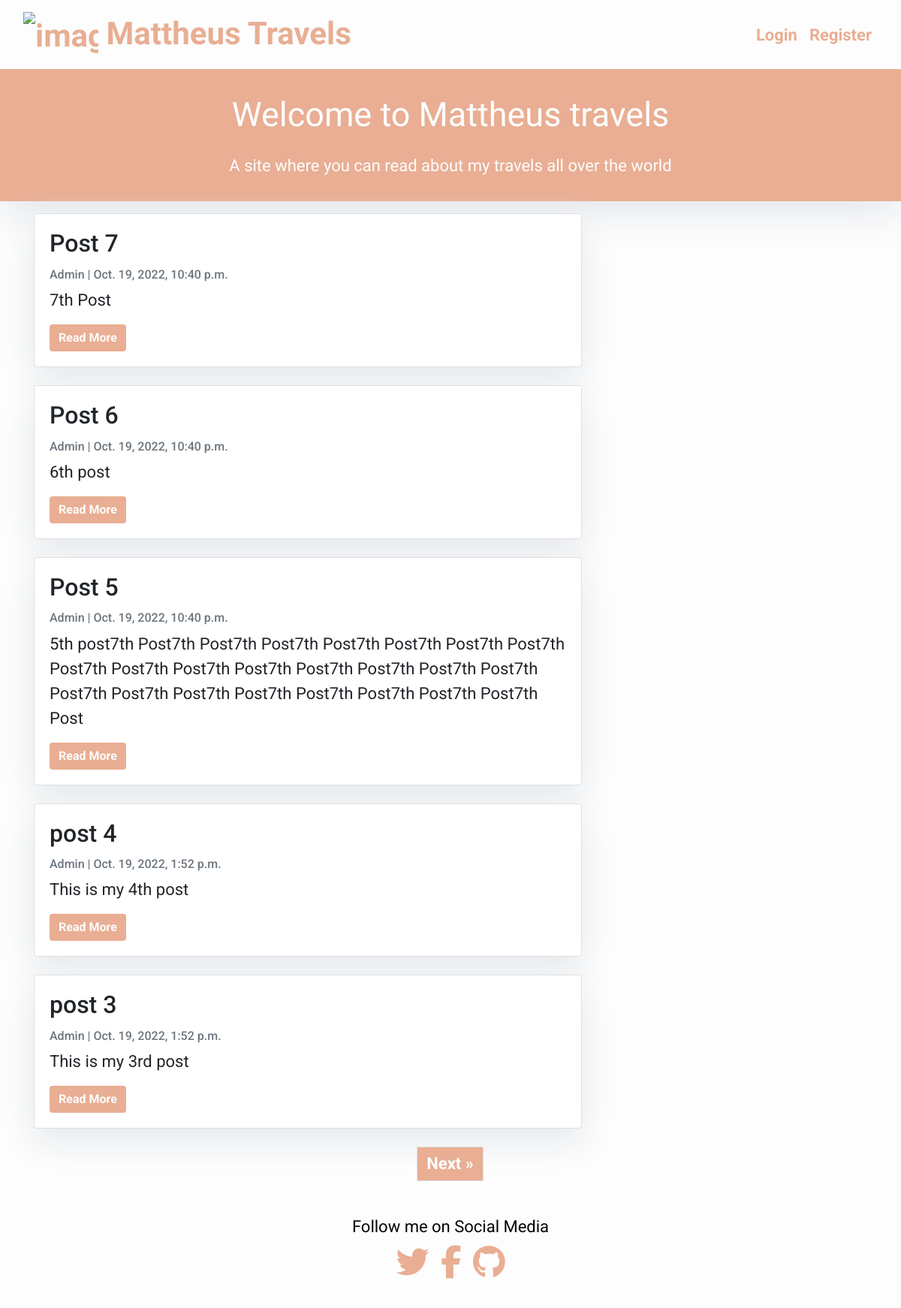
The app's page /, older data.
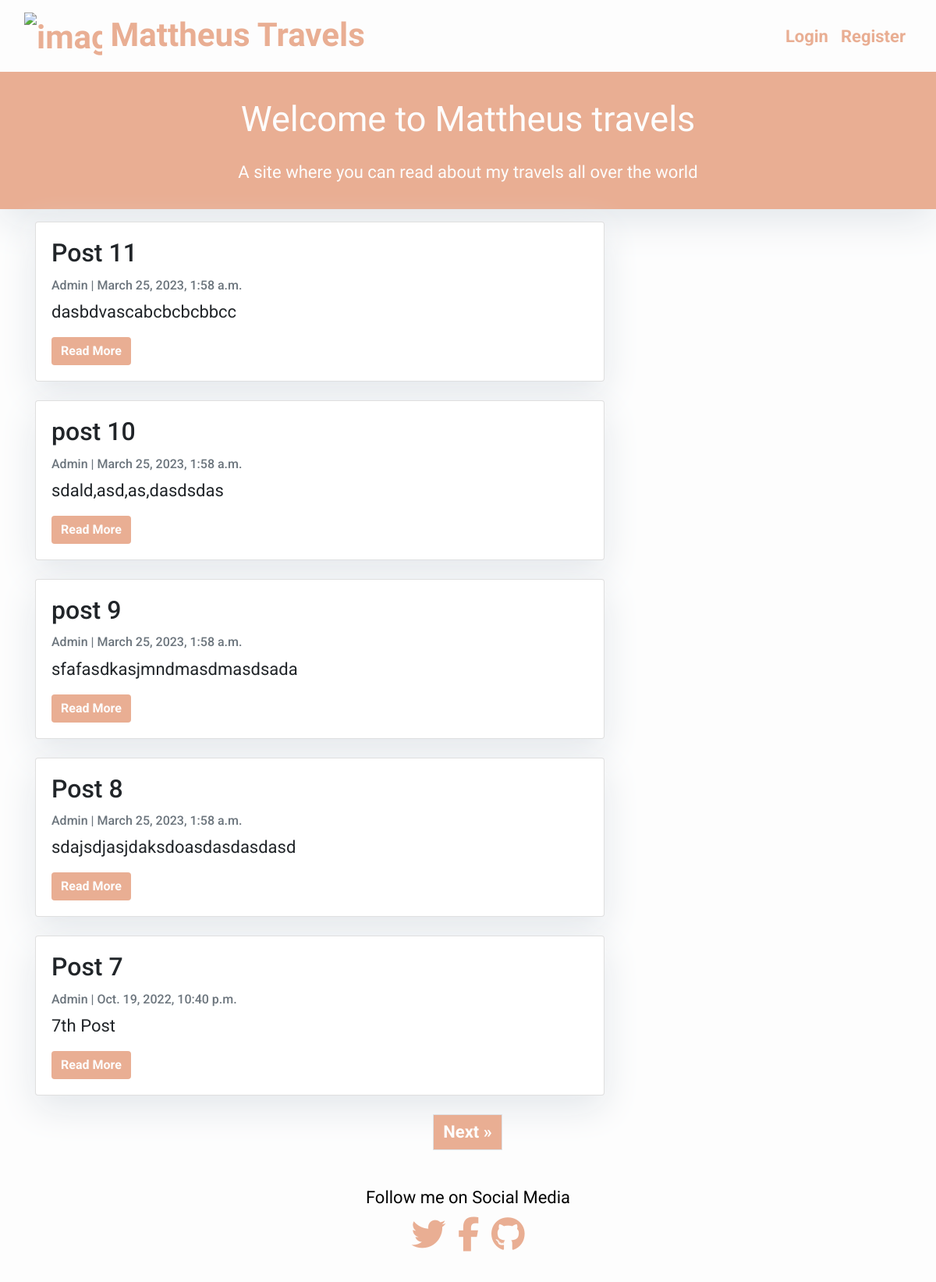
The same page, newer data.
### blog/models.py (models this page shows, shortened)
class Post(models.Model):
    title = models.CharField(max_length=200, unique=True)
    slug = models.SlugField(max_length=200, unique=True)
    author = models.ForeignKey(User, on_delete=models.CASCADE, related_name='blog_posts')
    updated_on = models.DateTimeField(auto_now=True)
    content = models.TextField()
    created_on = models.DateTimeField(auto_now_add=True)
    status = models.IntegerField(choices=STATUS, default=0)
    class Meta:
        ordering = ['-created_on']

### blog/views.py (the view)
# urls.py: path('', views.PostList.as_view(), name='home'),
class PostList(generic.ListView):
    queryset = Post.objects.filter(status=1).order_by('-created_on')
    template_name = 'index.html'

### templates/index.html (shortened to what this page needs)
{% extends "base.html" %}
{% load static %}
{% load crispy_forms_tags %}
{% block content %}
<header class="masthead">
    <div class="container-masthead">
        <div class="row">
            <div class=" col-md-8 col-md-10 mx-auto">
                <div class="site-heading">
                    <h3 class="heading-text my-4 mt-3"> Welcome to Mattheus travels</h3>
                    <p class="heading-text-alt">A site where you can read about my travels all over the world</p>
                </div>
            </div>
        </div>
    </div>
</header>
<div class="container">
    <div class="row">
        <div class="col-md-8 mt-3 left">
            {% for post in post_list %}
            <div class="card mb-4">
                <div class="card-body">
                    <h2 class="card-title">{{ post.title }}</h2>
                    <p class="card-text text-muted h6">{{ post.author }} | {{ post.created_on}} </p>
                    <p class="card-text">{{post.content|slice:":200" }}</p>
                    <a href="{% url 'post_detail' post.slug  %}" class="btn btn-primary">Read More</a>
                </div>
            </div>
            {% endfor %}
        </div>
    </div>
</div>
{% if is_paginated %}
  <ul class="pagination justify-content-center">
    {% if page_obj.has_next %}
    <li><a href="?page={{ page_obj.next_page_number }}" class="page-link"> Next &raquo;</a></li>
    {% endif %}
  </ul>
{% endif %}
{%endblock%}

### templates/base.html (shortened to what this page needs)
{% load static %}
<!DOCTYPE html>
<html>
    <head>
        <link rel="stylesheet" href="https://maxcdn.bootstrapcdn.com/bootstrap/4.0.0/css/bootstrap.min.css">
        <link rel="stylesheet" type="text/css" media="screen" href="{% static 'css/style.css' %}">
    </head>
    <body>
        <nav class="navbar navbar-expand-lg" id="mainNav">
            <div class="container-fluid">
                <a class="navbar-brand" href="{% url 'home' %}"> <img alt="image of earth with a hot air baloon"
                    class="travel-icon"
                    src="https://res.cloudinary.com/dsa3o1dbv/image/upload/v1679577195/Mattheus_Travels-removebg-preview_rpzw86.png">
                    Mattheus Travels
                </a>
                <div class="collapse navbar-collapse" id="navbarResponsive">
                    <ul class="navbar-nav ml-auto">
                        {% if request.user.is_authenticated %}
                        <div class="dropdown show">
                            <a class="btn btn-secondary dropdown-toggle" href="#" role="button" id="dropdownMenuLink" data-toggle="dropdown" aria-haspopup="true" aria-expanded="false">
                                Welcome {{request.user.username}}!
                            </a>
                            <div class="dropdown-menu" aria-labelledby="dropdownMenuLink">
                                <a class="nav-link text-black font-weight-bold" href="{% url 'profile' %}">Profile</a>
                                <a class="nav-link text-black font-weight-bold" href="{% url 'password-change' %}">Change Password</a>
                                <a class="nav-link text-black font-weight-bold" href="{% url 'logout' %}">Logout</a>
                            </div>
                          </div>
                        {% else %}
                          <li class="nav-item text-black">
                            <a class="nav-link text-black font-weight-bold" href="{% url 'login' %}">Login</a>
                        </li>
                        <li class="nav-item text-black">
                            <a class="nav-link text-black font-weight-bold" href="{% url 'register' %}">Register</a>
                        </li>
                          {% endif %}
                    </ul>
                </div>
            </div>
        </nav>
        {% block content %}
        {% endblock content %}
        <footer class="text-center mb-4 mt-4">
            <div class="container px-2 px-lg-5 ">Follow me on Social Media</div>
            <div class="footer-social">
                <a href="https://twitter.com/?lang=en" class="me-4 text-reset" target="_blank" rel="noopener"
                    aria-label="Twitter"><i class="fab fa-twitter fa-2xl"></i></a>
                <a href="https://facebook.com/" class="me-4 text-reset" target="_blank" rel="noopener"
                    aria-label="Facebook"><i class="fab fa-facebook-f fa-2xl"></i></a>
                <a href="https://github.com/MattheusKasa/My-Django-Blog" class="me-4 text-reset" target="_blank"
                    rel="noopener" aria-label="GitHub"><i class="fab fa-github fa-2xl"></i></a>
            </div>
        </footer>
    </body>
</html>

### static/css/style.css (style rules this page uses)
body { font-family: "Roboto", sans-serif; font-size: 22px; background-color: #fdfdfd; min-height: 100vh; }
footer { color: #040404; background-color: #fdfdfd; padding: 20px; margin-top: auto; right: 0; left: 0; bottom: 0; width: 100%; position: relative; }
.travel-icon { max-height: 100px; max-width: 100px; margin: 0 auto auto 0; padding: 0; height: 100px; width: 100px; font-weight: bold; }
i { color: #E9AE93; padding: 5px; padding-top: 15px; }
.footer-social { padding-top: 15px; }
.heading-text { color: #fdfdfd; font-size: 45px; text-align: center; font-family: "Alkatra"; }
.heading-text-alt { text-align: center; color: #fdfdfd; font-family: "Alkatra"; font-size: 22px; }
li { color: #040404; font-weight: bold; }
a { color: #E9AE93; }
.btn-primary { color: #fdfdfd; background-color: #E9AE93; text-decoration: none; font-weight: bold; border: none; }
.masthead { background-color: #E9AE93; box-shadow: 0 16px 48px #E3E7EB; height: auto; padding-bottom: 15px; padding-top: 10px; }
.page-link { color: #fdfdfd; background-color: #E9AE93; text-decoration: none; font-weight: bold; }
.navbar-brand { color: #E9AE93; font-weight: bold; font-size: 42px; font-family: "Alkatra"; }
.card { box-shadow: 0 16px 48px #E3E7EB; }
.navbar { background-color: #fdfdfd; }

Row changes from the older to the newer data that the page shows:
no longer on this page (row unchanged): Post: title "Post 6", author "Admin", created_on "Oct. 19, 2022, 10:40 p.m.", content "6th post"
no longer on this page (row unchanged): Post: title "Post 5", author "Admin", created_on "Oct. 19, 2022, 10:40 p.m.", content "5th post7th Post7th Post7th Post7th Post7th Post7th Post7th Post7th Post7th Post7th Post7th Post7th Post7th Post7th Post7th Post7th Post7th Post7th Post7th Post7th Post7th Post7th Post7th Post7th Post"
no longer on this page (row unchanged): Post: title "post 4", author "Admin", created_on "Oct. 19, 2022, 1:52 p.m.", content "This is my 4th post"
no longer on this page (row unchanged): Post: title "post 3", author "Admin", created_on "Oct. 19, 2022, 1:52 p.m.", content "This is my 3rd post"
added Post: title "Post 11", author "Admin", created_on "March 25, 2023, 1:58 a.m.", content "dasbdvascabcbcbcbbcc"
added Post: title "post 10", author "Admin", created_on "March 25, 2023, 1:58 a.m.", content "sdald,asd,as,dasdsdas"
added Post: title "post 9", author "Admin", created_on "March 25, 2023, 1:58 a.m.", content "sfafasdkasjmndmasdmasdsada"
added Post: title "Post 8", author "Admin", created_on "March 25, 2023, 1:58 a.m.", content "sdajsdjasjdaksdoasdasdasdasd"
